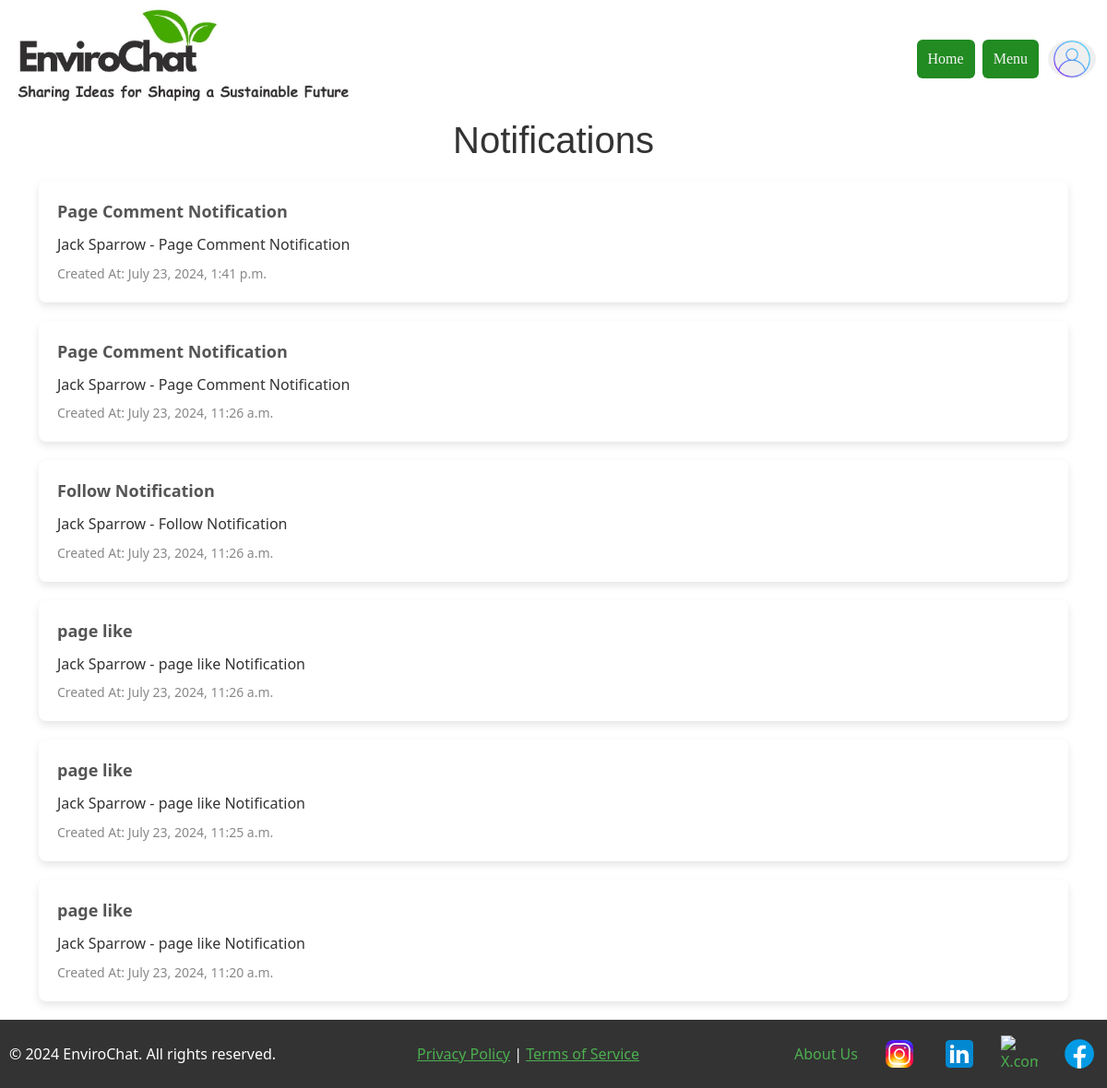
Page /notifications/ (signed in) on the earlier database version.
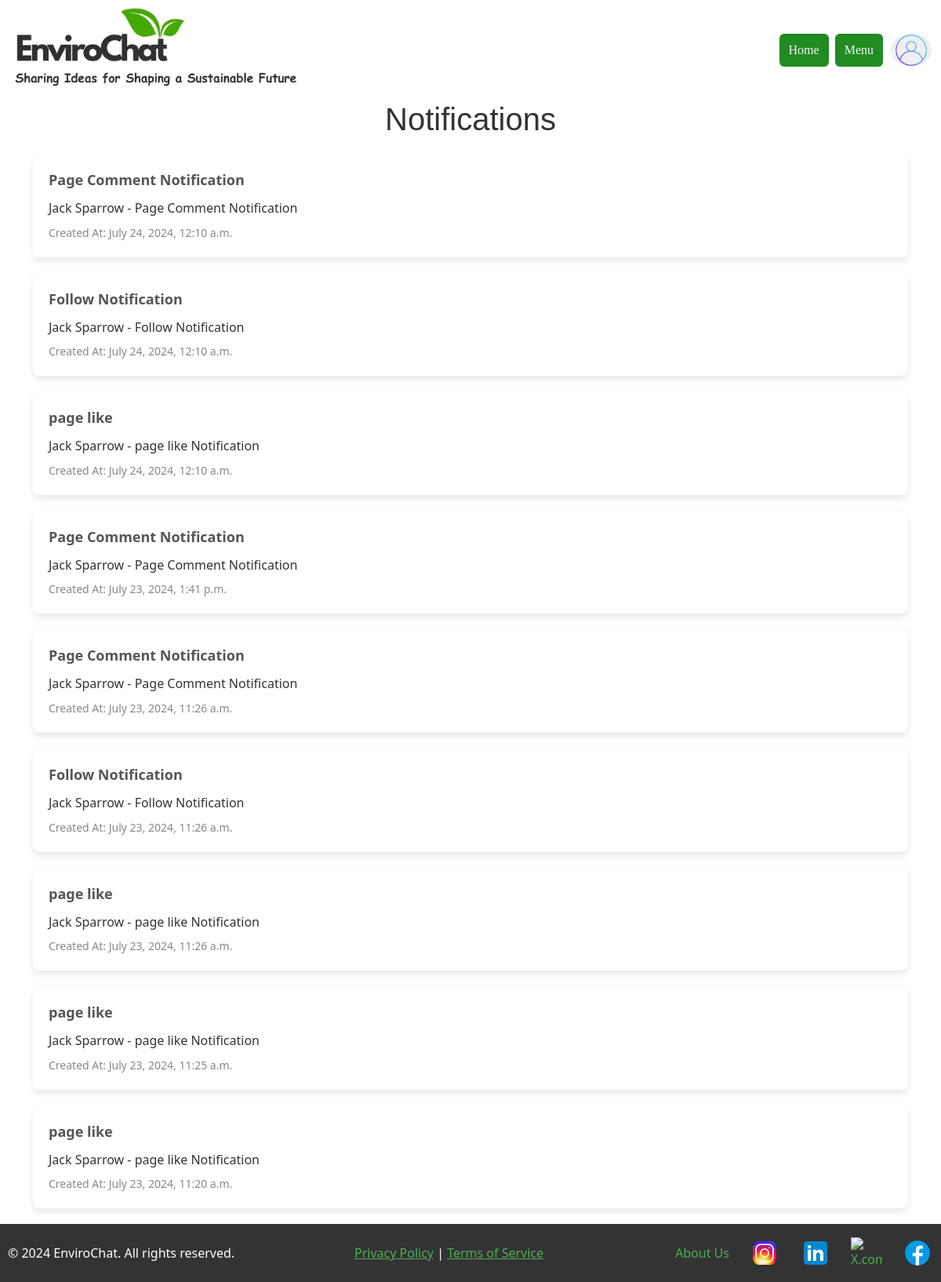
Same page on the later database version.
### myapp/models.py (models this page shows, shortened)
class Notifications(models.Model):
    NOTIFICATION_TYPES = [
        ('follow', 'Follow Notification'),
        ('post', 'post Notification'),
        ('video_like', 'Video Like Notification'),
        ('post_like', 'Post Like Notification'),
        ('video_comment', 'Video Comment Notification'),
        ('post_comment', 'Post Comment Notification'),
        ('page_comment', 'Page Comment Notification'),
        ('event', 'Event Notification'),
        ('page_like', 'Page like Notification'),
        ('page_dislike', 'Page dislike Notification'),
        ('video_comment', 'Video Comment Notification'),
        ('video_dislike', 'Video disLike Notification'),
    ]
    id = models.AutoField(primary_key=True)
    sender = models.ForeignKey(Member, on_delete=models.CASCADE, null=True, blank=True, related_name='notifications_sent')
    notification_type = models.CharField(max_length=15, choices=NOTIFICATION_TYPES)
    message = models.CharField(max_length=128, blank=True, null=True)
    created_at = models.DateTimeField(default=timezone.now)

### myapp/views.py (the view)
# urls.py: path('notifications/', views.notifications_list, name='notifications_list'),
@login_required()
def notifications_list(request):
    notifications = Notifications.objects.all().order_by('-created_at')
    return render(request, 'notification_page.html', {'notifications':notifications})

### myapp/Templates/notification_page.html
{% extends 'base.html' %}
{% block body_block %}
    <div class="container">
    <h1 style="color: #333; text-align: center; font-family: Arial, sans-serif; margin-bottom: 20px;">Notifications</h1>
    <ul style="list-style-type: none; padding: 0;">
        {% for notification in notifications %}
        <li style="background-color: #fff; border-radius: 8px; box-shadow: 0 4px 8px rgba(0, 0, 0, 0.1); padding: 20px; margin-bottom: 20px; transition: background-color 0.3s;">
            <strong style="color: #555; font-size: 18px; margin-bottom: 10px; display: block;">{{ notification.get_notification_type_display }}</strong>
            <p style="color: #333; font-size: 16px; line-height: 1.6; margin-bottom: 5px;">{{ notification.message }}</p>
            <span style="color: #888; font-size: 14px;">Created At: {{ notification.created_at }}</span>
        </li>
        {% empty %}
        <li style="font-style: italic; color: #777; font-size: 16px;">No notifications found.</li>
        {% endfor %}
    </ul>
</div>
{% endblock %}

Differences in the rows shown:
added Notifications: notification_type "Page Comment Notification", message "Jack Sparrow - Page Comment Notification", created_at "July 24, 2024, 12:10 a.m."
added Notifications: notification_type "Follow Notification", message "Jack Sparrow - Follow Notification", created_at "July 24, 2024, 12:10 a.m."
added Notifications: notification_type "page like", message "Jack Sparrow - page like Notification", created_at "July 24, 2024, 12:10 a.m."
